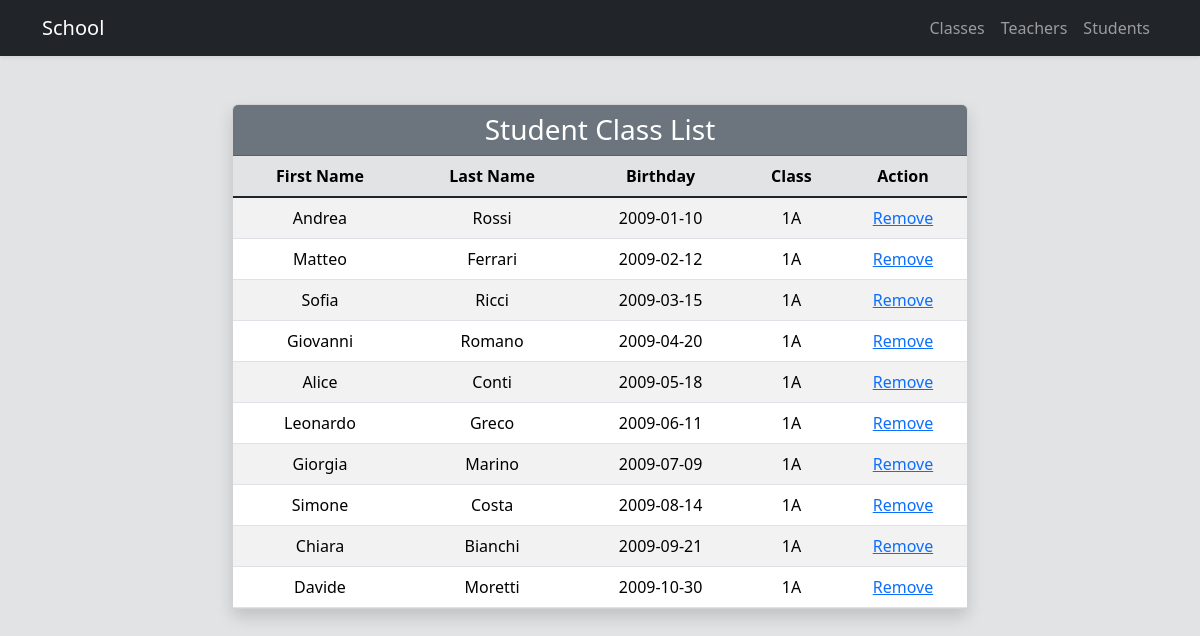
The app's page /index.php?action=showStudentsInClass&class_id=1 with its own data.
### tables this page shows
CREATE TABLE students (
  id BIGINT UNSIGNED AUTO_INCREMENT PRIMARY KEY,
  first_name VARCHAR(45) NOT NULL,
  last_name VARCHAR(45) NOT NULL,
  birthday DATE NOT NULL,
  class_id BIGINT UNSIGNED NOT NULL,
  registered_at TIMESTAMP DEFAULT CURRENT_TIMESTAMP,
  updated_at TIMESTAMP DEFAULT CURRENT_TIMESTAMP ON UPDATE CURRENT_TIMESTAMP,
  FOREIGN KEY (class_id) REFERENCES classes(id)
);

CREATE TABLE classes (
  id BIGINT UNSIGNED AUTO_INCREMENT PRIMARY KEY,
  name VARCHAR(45) NOT NULL,
  room_id BIGINT UNSIGNED NOT NULL,
  teacher_id BIGINT UNSIGNED NOT NULL,
  registered_at TIMESTAMP DEFAULT CURRENT_TIMESTAMP,
  updated_at TIMESTAMP DEFAULT CURRENT_TIMESTAMP ON UPDATE CURRENT_TIMESTAMP,
  FOREIGN KEY (room_id) REFERENCES rooms(id),
  FOREIGN KEY (teacher_id) REFERENCES teachers(id)
);

### controller/AbstractBase.php (called while the page is built, shortened)
<?php
    abstract class AbstractBase {
        protected $template = '';
        public function run($action) {
            $methodName = $action . 'Action';
            if (method_exists($this, $methodName)) {
                $this->$methodName();
            } else {
                $this->render404();
            }
            $this->render();
        }
        protected function setTemplate($template, $controller = null) {
            if (empty($controller)) {
                $controller = get_class($this);
            }
            $this->template = "view/$controller/$template.tpl.php";
        }
        protected function getTemplate() {
            return $this->template;
        }
        protected function render() {
            require_once $this->getTemplate();
        }
    }
?>

### model/function.inc.php (called while the page is built, shortened)
<?php
    function autoloadControllers($controllerName) {
        $controllerFile = 'controller/' . $controllerName . '.php';
    }
    function autoloadEntities($entityName) {
        $entityFile = 'model/entities/' . $entityName . '.php';
    }
?>

### model/entities/DatabaseConnect.php (called while the page is built, shortened)
<?php
    class DatabaseConnect {
        private static $database = null;
        public static function getDatabase() {
            if (self::$database === null) {
                try {
                    self::$database = new PDO(
                        'mysql:host=localhost;port=8889;dbname=school_administration',
                        'root',
                        'root'
                    );
                    self::$database->setAttribute(PDO::ATTR_ERRMODE, PDO::ERRMODE_EXCEPTION);
                } catch (PDOException $error) {
                    echo $error->getMessage();
                }
            }
            return self::$database;
        }
    }
?>

### model/entities/Students.php (called while the page is built, shortened)
<?php
    class Students {
        private int $id = 0;
        private String $first_name = "";
        private String $last_name = "";
        private String $birthday = "";
        private int $class_id = 0;
        public function getId() {
            return $this->id;
        }
        public function getFirst_name() {
            return $this->first_name;
        }
        public function getLast_name() {
            return $this->last_name;
        }
        public function getBirthday() {
            return $this->birthday;
        }
        public function getClass_id() {
            return $this->class_id;
        }
        public function getClass():Classes {
            return Classes::fetchFromDatabase($this->class_id);
        }
        public static function getStudentInSpecificClass($class_id) {
            $sql = 'SELECT * FROM students WHERE class_id=?';
            $query = DatabaseConnect::getDatabase()->prepare($sql);
            $query->execute(array($class_id));
            $query->setFetchMode(PDO::FETCH_CLASS, 'Students');
            return $query->fetchAll();
        }
    }
?>

### controller/IndexController.php (called while the page is built, shortened)
<?php
    class IndexController extends AbstractBase {
        public function showStudentsInClassAction() {
            $this->addContext("students_class_list", Students::getStudentInSpecificClass($_GET['class_id']));
        }
    }
?>

### model/traits/ActiveRecordable.php (called while the page is built, shortened)
<?php
    trait ActiveRecordable {
        protected static function investigateTable() {
            $table = strtolower(static::class);
            return $table;
        }
    }
?>

### model/traits/Findable.php (called while the page is built, shortened)
<?php
    trait Findable {
        public static function fetchFromDatabase($id) {
            $sql = vsprintf(
                'SELECT * FROM %s WHERE id = ?',
                [self::investigateTable()]
            );
            $query = DatabaseConnect::getDatabase()->prepare($sql);
            $query->execute([$id]);
            $query->setFetchMode(PDO::FETCH_CLASS, static::class);
            return $query->fetch();
        }
    }
?>

### model/entities/Classes.php (called while the page is built, shortened)
<?php
    class Classes {
        private String $name = "";
        public function getName() {
            return $this->name;
        }
        public function __toString() {
            return $this->getName();
        }
    }
?>

### view/IndexController/showStudentsInClassAction.tpl.php (the view, shortened to what this page needs)
<!DOCTYPE html>
<html lang="en">
<head>
<link href="https://cdn.jsdelivr.net/npm/bootstrap@5.3.2/dist/css/bootstrap.min.css" rel="stylesheet">
</head>
<body class="bg-secondary-subtle">
<nav class="navbar navbar-expand-lg navbar-dark bg-dark shadow-sm">
<div class="container">
    <a class="navbar-brand">School</a>
    <div class="navbar-nav ms-auto">
        <a class="nav-link" href="index.php?action=showAllClasses">Classes</a>
        <a class="nav-link" href="index.php?action=showAllTeachers">Teachers</a>
        <a class="nav-link" href="index.php?action=showAllStudents">Students</a>
    </div>
</div>
</nav>
<div class="container py-5">
    <div class="row justify-content-center">
        <div class="col-lg-8">
            <div class="card shadow">
                <div class="card-header bg-secondary text-white text-center">
                    <h3 class="mb-0">Student Class List</h3>
                </div>
                <div class="card-body p-0">
                    <table class="table table-striped table-hover mb-0 text-center">
                        <thead class="table-secondary">
                            <tr>
                                <th>First Name</th>
                                <th>Last Name</th>
                                <th>Birthday</th>
                                <th>Class</th>
                                <th>Action</th>
                            </tr>
                        </thead>
                        <tbody class="table-group-divider">
                        <?php foreach ($students_class_list as $student) { ?>
                            <tr>
                                <td><?= $student->getFirst_name(); ?></td>
                                <td><?= $student->getLast_name(); ?></td>
                                <td><?= $student->getBirthday(); ?></td>
                                <td><?= $student->getClass(); ?></td>
                                <td><a href="index.php?action=removeStudent&student_id=<?= $student->getId(); ?>&class_id=<?= $student->getClass_id(); ?>">Remove</a></td>
                            </tr>
                        <?php } ?>
                        </tbody>
                    </table>
                </div>
            </div>
        </div>
    </div>
</div>
</body>
</html>

### records on screen
students: first_name "Andrea", last_name "Rossi", birthday "2009-01-10", class.name "1A"
students: first_name "Matteo", last_name "Ferrari", birthday "2009-02-12", class.name "1A"
students: first_name "Sofia", last_name "Ricci", birthday "2009-03-15", class.name "1A"
students: first_name "Giovanni", last_name "Romano", birthday "2009-04-20", class.name "1A"
students: first_name "Alice", last_name "Conti", birthday "2009-05-18", class.name "1A"
students: first_name "Leonardo", last_name "Greco", birthday "2009-06-11", class.name "1A"
students: first_name "Giorgia", last_name "Marino", birthday "2009-07-09", class.name "1A"
students: first_name "Simone", last_name "Costa", birthday "2009-08-14", class.name "1A"
students: first_name "Chiara", last_name "Bianchi", birthday "2009-09-21", class.name "1A"
students: first_name "Davide", last_name "Moretti", birthday "2009-10-30", class.name "1A"
